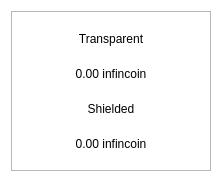
<?xml version="1.0" encoding="UTF-8"?>
<ui version="4.0">
 <class>BalanceBubble</class>
 <widget class="QWidget" name="BalanceBubble">
  <property name="geometry">
   <rect>
    <x>0</x>
    <y>0</y>
    <width>218</width>
    <height>178</height>
   </rect>
  </property>
  <property name="minimumSize">
   <size>
    <width>218</width>
    <height>178</height>
   </size>
  </property>
  <property name="maximumSize">
   <size>
    <width>250</width>
    <height>178</height>
   </size>
  </property>
  <property name="windowTitle">
   <string>Form</string>
  </property>
  <property name="styleSheet">
   <string notr="true">#BalanceBubble{
background-color:transparent
}</string>
  </property>
  <layout class="QVBoxLayout" name="verticalLayout_2">
   <property name="spacing">
    <number>0</number>
   </property>
   <item>
    <widget class="QFrame" name="frame">
     <property name="minimumSize">
      <size>
       <width>200</width>
       <height>160</height>
      </size>
     </property>
     <property name="maximumSize">
      <size>
       <width>250</width>
       <height>160</height>
      </size>
     </property>
     <property name="styleSheet">
      <string notr="true"/>
     </property>
     <property name="frameShape">
      <enum>QFrame::StyledPanel</enum>
     </property>
     <property name="frameShadow">
      <enum>QFrame::Raised</enum>
     </property>
     <property name="lineWidth">
      <number>10</number>
     </property>
     <layout class="QVBoxLayout" name="verticalLayout">
      <property name="spacing">
       <number>0</number>
      </property>
      <item>
       <layout class="QHBoxLayout" name="horizontalLayout">
        <item>
         <widget class="QLabel" name="lblFirst">
          <property name="styleSheet">
           <string notr="true"/>
          </property>
          <property name="text">
           <string>Transparent</string>
          </property>
          <property name="alignment">
           <set>Qt::AlignCenter</set>
          </property>
         </widget>
        </item>
       </layout>
      </item>
      <item>
       <widget class="QLabel" name="textTransparent">
        <property name="styleSheet">
         <string notr="true"/>
        </property>
        <property name="text">
         <string>0.00 infincoin</string>
        </property>
        <property name="alignment">
         <set>Qt::AlignCenter</set>
        </property>
       </widget>
      </item>
      <item>
       <widget class="QLabel" name="lblSecond">
        <property name="styleSheet">
         <string notr="true"/>
        </property>
        <property name="text">
         <string>Shielded</string>
        </property>
        <property name="alignment">
         <set>Qt::AlignCenter</set>
        </property>
       </widget>
      </item>
      <item>
       <widget class="QLabel" name="textShielded">
        <property name="styleSheet">
         <string notr="true"/>
        </property>
        <property name="text">
         <string>0.00 infincoin</string>
        </property>
        <property name="alignment">
         <set>Qt::AlignCenter</set>
        </property>
       </widget>
      </item>
     </layout>
    </widget>
   </item>
  </layout>
 </widget>
 <resources/>
 <connections/>
</ui>
